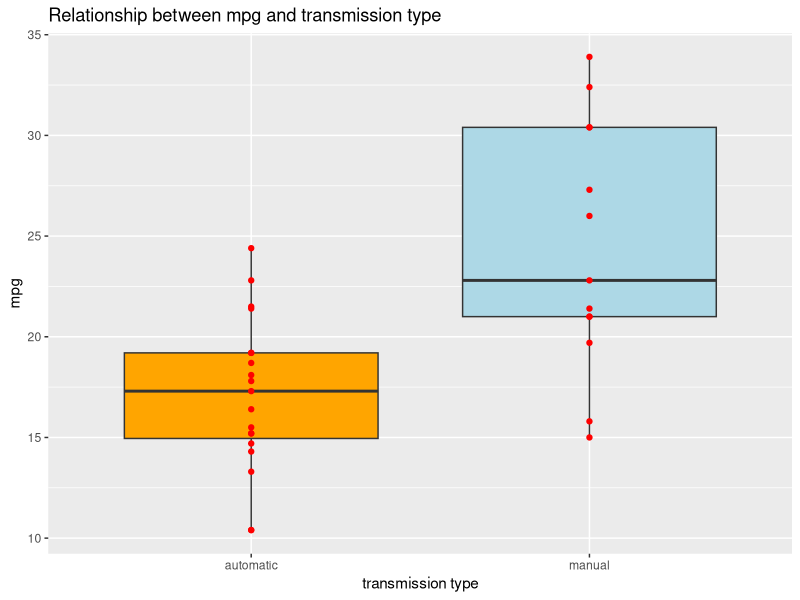
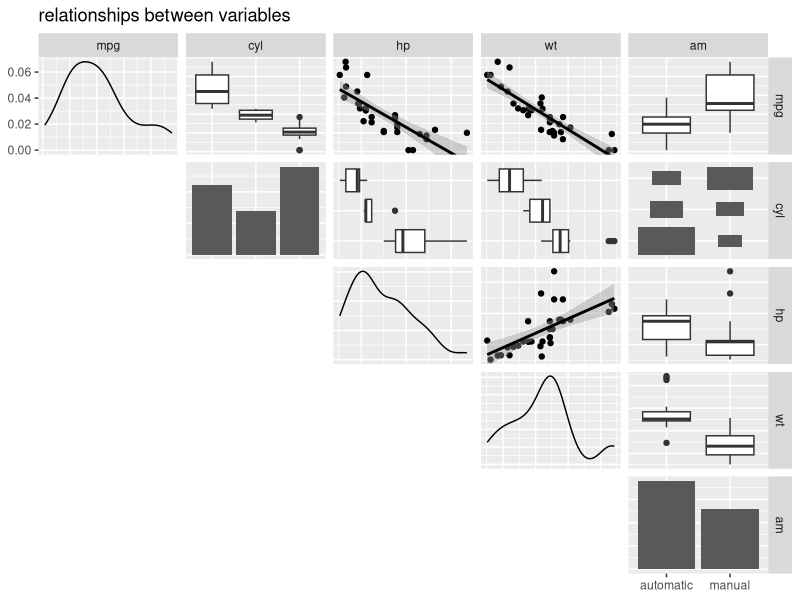
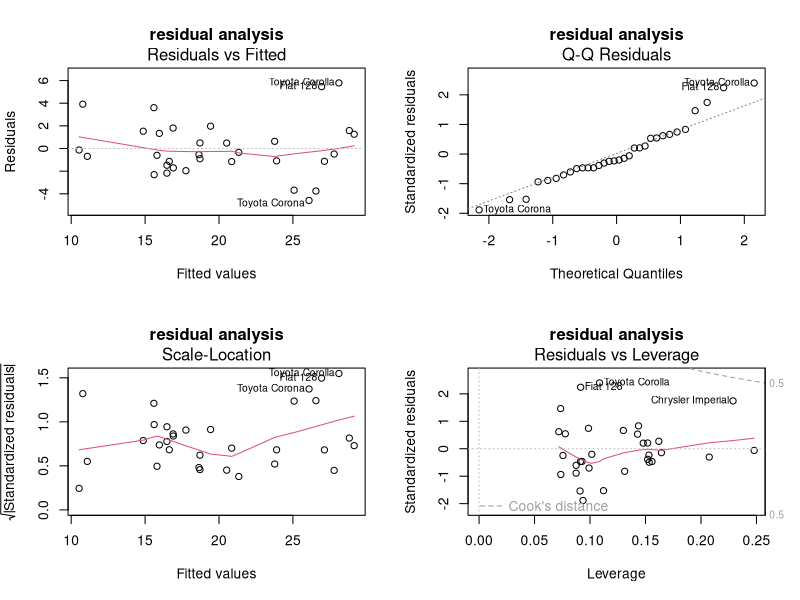

R code for these plots, in order:
library(ggplot2)
library(car)
library(GGally)
data(mtcars)
#look at relationship between mpg and transmission type
mtcars$am <- factor(mtcars$am, levels = c("0","1"), labels = c("automatic", "manual"))
mtcars$vs <- factor(mtcars$vs, levels = c("0","1"), labels = c("vans", "suvs"))
mtcars$cyl <- factor(mtcars$cyl, levels = c("4","6","8"))
mtcars$gear <- factor(mtcars$gear, levels = c("3","4","5"))
mtcars$carb <- factor(mtcars$carb, levels = c("1","2","3","4","6","8"))
g <- ggplot(data = mtcars, aes(x = am, y = mpg))
g <- g + geom_boxplot(fill = c("orange","lightblue")) + geom_point(col = "red")
g <- g + xlab("transmission type") + labs(title = "Relationship between mpg and transmission type")
g

#test whether there are significant differences between two transmission groups
mpg_ma <- mtcars[mtcars$am == "manual",]
mpg_ma <- mpg_ma$mpg
mpg_au <- mtcars[mtcars$am == "automatic",]
mpg_au <- mpg_au$mpg
t.test(mpg_ma,mpg_au)

#step the linear model based on AIC
model1 <- lm(mpg ~., data = mtcars)
model2 <- step(model1, direction = "backward")
summary(model2)$coefficient
#delete regressor am
model3 <- lm(mpg ~ cyl + hp + wt, data = mtcars)
summary(model3)
#delete regressor cyl or hp
model4 <- lm(mpg ~ hp + wt, data = mtcars)
summary(model4)
model5 <- lm(mpg ~ cyl + wt,data = mtcars)
summary(model5)
#find differences on average weight for different transmission type
ggpairs(mtcars[,c(1,2,4,6,9)], lower = NULL, upper = list(continuous = "smooth"), title = "relationships between variables")
t.test(wt ~ am, data = mtcars)
final.model <- lm(mpg ~ hp + am, data = mtcars)
summary(final.model)
vif(final.model)
#test multicolinearity
par(mfrow = c(2,2))
plot(model5, main = "residual analysis")

